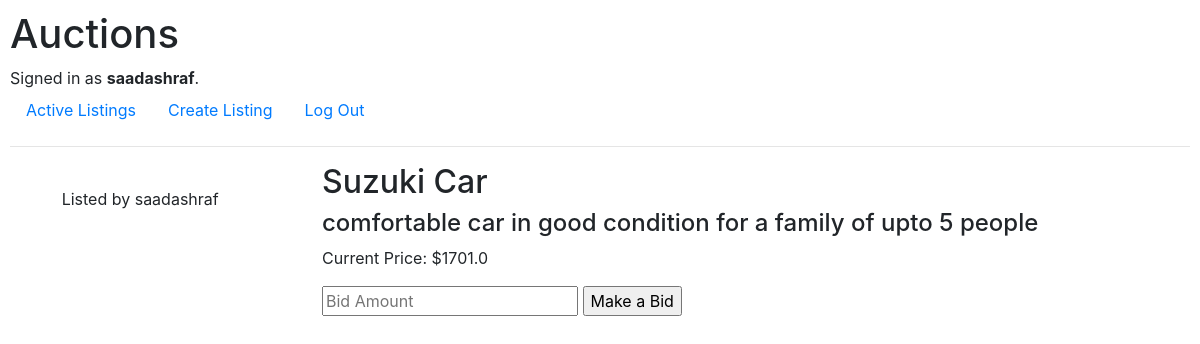
The app's page /listing/1 (signed in) with its own data.
### auctions/models.py (models this page shows, shortened)
class User(AbstractUser):
    pass

class Listing(models.Model):
    title = models.CharField(max_length=80)
    description = models.TextField()
    starting_bid = models.FloatField()
    current_price = models.FloatField()
    user = models.ForeignKey(User, on_delete=models.CASCADE, related_name="listings")
    imageUrl = models.TextField(blank=True)
    category = models.ForeignKey(Category, on_delete=models.CASCADE, related_name="listings", blank=True)

class Bid(models.Model):
    listing_id = models.ForeignKey(Listing, on_delete=models.CASCADE, related_name="bids")
    bid_amount = models.FloatField()
    user = models.ForeignKey(User, on_delete=models.CASCADE, related_name="bids")

### auctions/views.py (the view, shortened to what this page needs)
# urls.py: path("listing/<id>", views.listing, name="listing")
def listing(request, id):
    listing = Listing.objects.get(id=id)
    listing_bids = listing.bids.all()
    return render(request, "auctions/listing.html", {
        "listing": listing,
        "price": max(listing_bids, key=lambda x: x.bid_amount).bid_amount if bool(listing_bids) else listing.starting_bid,
        "min_bid": max(listing_bids, key=lambda x: x.bid_amount).bid_amount+1 if bool(listing_bids) else listing.starting_bid
    })

### auctions/templates/auctions/listing.html (shortened to what this page needs)
{% extends "auctions/layout.html" %}
{% block body %}
    <div class="listing">
        <div class="listing__container">
            <div class="listing__containerLeft">
                <p>Listed by {{ listing.user.username }}</p>
            </div>
            <div class="listing__containerRight">
                <div class="listing__containerRightDetails">
                    <h2>{{ listing.title }}</h2>
                    <h4>{{ listing.description }}</h4>
                </div>
                <div class="listing__containerRightBidding">
                    <p>Current Price: ${{ price }}</p>
                    {% if user.is_authenticated %}
                    <div class="listing__bid">
                        <form action="{% url 'listing' listing.id %}" method="post">
                            <input required min="{{ min_bid }}" name="bid_amount" type="number" placeholder="Bid Amount">
                            <input type="submit" value="Make a Bid">
                        </form>
                    </div>
                    {% else %}
                    <p>Sign in to make a bid</p>
                    {% endif %}
                </div>
            </div>
        </div>
    </div>
{% endblock %}

### auctions/templates/auctions/layout.html (shortened to what this page needs)
{% load static %}
<!DOCTYPE html>
<html lang="en">
    <head>
        <link rel="stylesheet" href="https://stackpath.bootstrapcdn.com/bootstrap/4.4.1/css/bootstrap.min.css">
        <link href="{% static 'auctions/styles.css' %}" rel="stylesheet">
    </head>
    <body>
        <h1>Auctions</h1>
        <div>
            {% if user.is_authenticated %}
                Signed in as <strong>{{ user.username }}</strong>.
            {% else %}
                Not signed in.
            {% endif %}
        </div>
        <ul class="nav">
            <li class="nav-item">
                <a class="nav-link" href="{% url 'index' %}">Active Listings</a>
            </li>
            {% if user.is_authenticated %}
                <li class="nav-item">
                    <a class="nav-link" href="{% url 'create' %}">Create Listing</a>
                </li>
                <li class="nav-item">
                    <a class="nav-link" href="{% url 'logout' %}">Log Out</a>
                </li>
            {% endif %}
        </ul>
        <hr>
        {% block body %}
        {% endblock %}
    </body>
</html>

### auctions/static/auctions/styles.css (style rules this page uses)
body { padding: 10px; }
.listing__container { display: flex; justify-content: space-around; width: 90vw; }
.listing__containerRight { display: flex; flex-direction: column; justify-content: space-between; }

### records on screen
User: username "saadashraf"
Listing: user.username "saadashraf", title "Suzuki Car", description "comfortable car in good condition for a family of upto 5 people"
Bid: bid_amount "1701.0"
